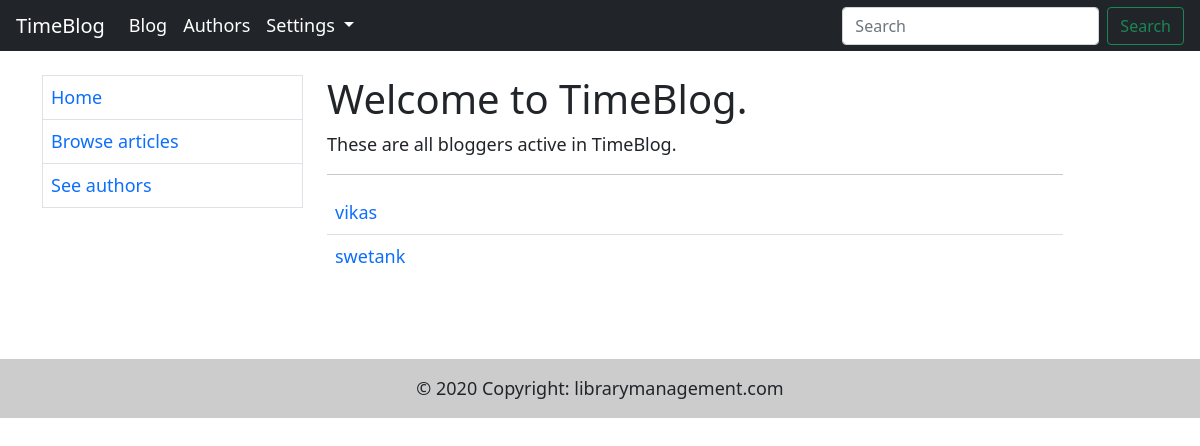
/blogs/authors/, run on an earlier commit of the app's database.
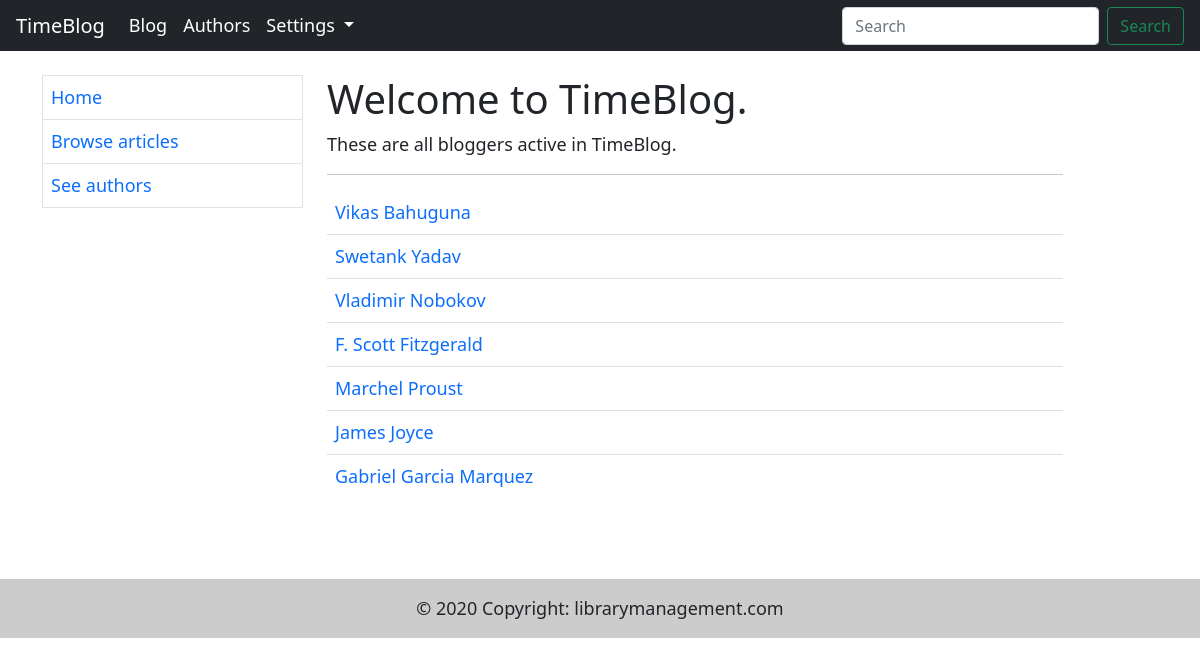
And on a later commit of the database.
### blog/models.py (models this page shows, shortened)
class Author(models.Model):
    first_name = models.CharField(max_length=100)
    last_name = models.CharField(max_length=100)
    bio = models.TextField(max_length=10000, blank=True)
    username = models.ForeignKey(User, on_delete=models.SET_NULL, null=True)
    date_of_birth = models.DateField(null=True, blank=True, default='1998-10-12')

### blog/views.py (the view)
# urls.py: path('authors/', views.AuthorListView.as_view(), name="authors"),
class AuthorListView(generic.ListView):
    model = Author
    template_name = 'blog/authors.html'
    context_object_name = 'authors'
    paginate_by = 8

### templates/blog/authors.html (shortened to what this page needs)
{% extends 'base.html' %}
{% block body %}
    <h1>Welcome to TimeBlog.</h1>
    <p class="vLargeTextField">These are all bloggers active in TimeBlog.</p>
    <hr>
    <ul class="list-group list-group-flush">
        {% for author in authors %}
            <li class="p-2 list-group-item">
                <a href="{% url 'author' author.pk %}"> {{ author.first_name }} {{ author.last_name }}</a>
            </li>
        {% endfor %}
    </ul>
{% endblock %}

What changed in the data, as far as the page shows it:
changed Author: first_name "vikas" → "Vikas"; last_name (not shown) → "Bahuguna"
changed Author: first_name "swetank" → "Swetank"; last_name (not shown) → "Yadav"
added Author: first_name "Vladimir", last_name "Nobokov"
added Author: first_name "F. Scott", last_name "Fitzgerald"
added Author: first_name "Marchel", last_name "Proust"
added Author: first_name "James", last_name "Joyce"
added Author: first_name "Gabriel Garcia", last_name "Marquez"
